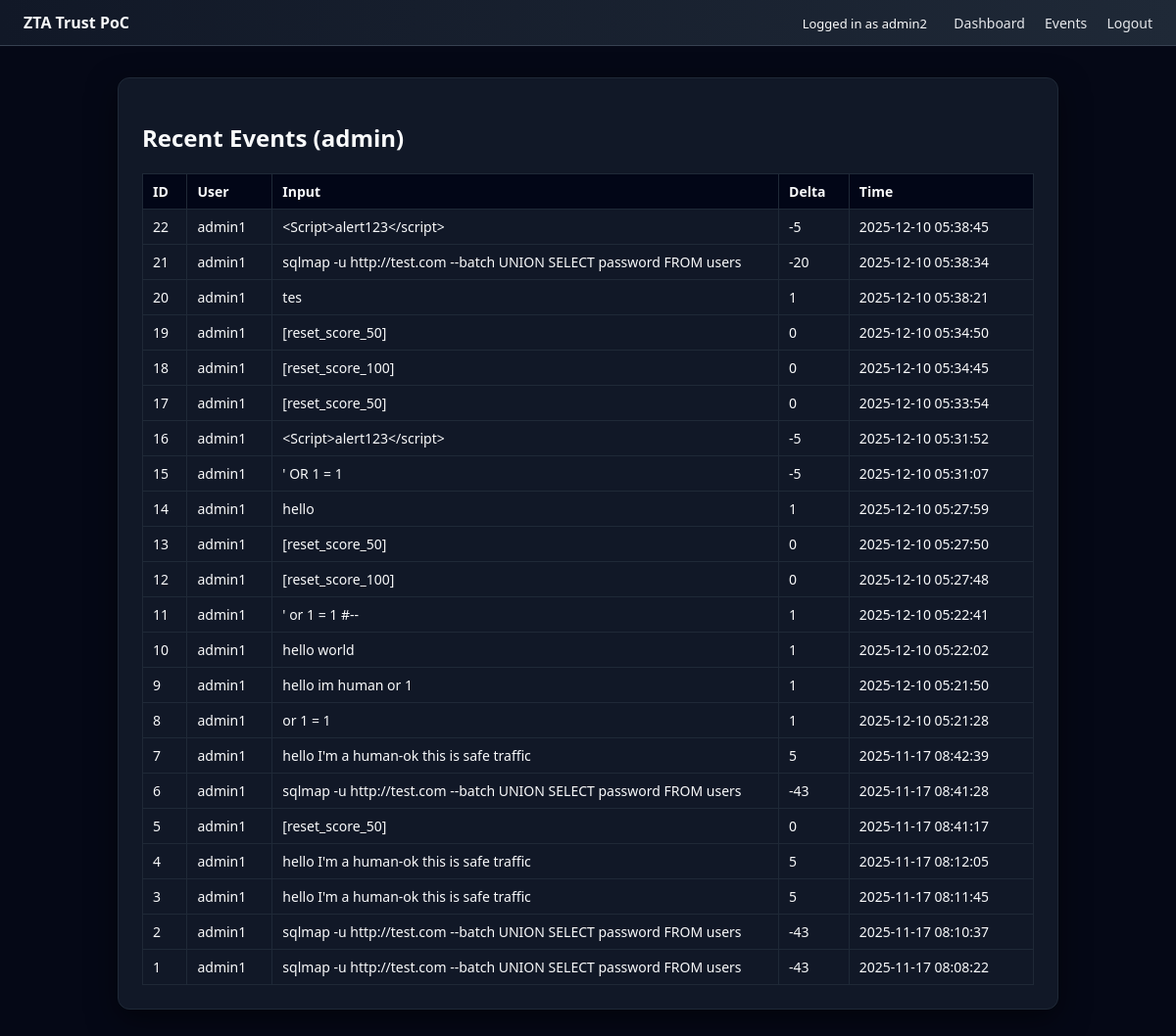
/admin/events (signed in), run on the app's committed database.
### tables this page shows
CREATE TABLE users (
    id INTEGER PRIMARY KEY AUTOINCREMENT,
    username TEXT UNIQUE NOT NULL,
    password_hash TEXT NOT NULL,
    email TEXT,
    score INTEGER NOT NULL DEFAULT 100,
    device_id TEXT,
    created_at DATETIME DEFAULT CURRENT_TIMESTAMP
);

CREATE TABLE events (
    id INTEGER PRIMARY KEY AUTOINCREMENT,
    user_id INTEGER NOT NULL,
    raw_input TEXT,
    delta INTEGER,
    created_at DATETIME DEFAULT CURRENT_TIMESTAMP,
    FOREIGN KEY(user_id) REFERENCES users(id)
);

### app.py (the view)
@app.route("/admin/events")
@login_required
def admin_events():
    rows = query_db(
        """
        SELECT e.id,
               u.username,
               e.raw_input,
               e.delta,
               e.created_at
        FROM events e
        JOIN users u ON e.user_id = u.id
        ORDER BY e.id DESC
        LIMIT 200
        """
    )
    return render_template("admin_events.html", rows=rows)

### app.py (called while the page is built, shortened)
def get_db():
    db = getattr(g, "_db", None)
    if db is None:
        db = g._db = sqlite3.connect(DB)
        db.row_factory = sqlite3.Row
    return db

def query_db(query, args=(), one=False):
    cur = get_db().execute(query, args)
    rv = cur.fetchall()
    cur.close()
    return (rv[0] if rv else None) if one else rv

def login_required(f):
    @wraps(f)
    def decorated(*args, **kwargs):
        if "user_id" not in session:
            return redirect(url_for("login"))
        if session.get("cooldown"):
            session.pop("cooldown", None)
        cooldown_until = session.get("cooldown_until")
        if session.get("puzzle_required") and request.endpoint != "puzzle":
            return redirect(url_for("puzzle"))
        return f(*args, **kwargs)
    return decorated

def current_user():
    if "user_id" not in session:
        return None
    return query_db(
        "SELECT * FROM users WHERE id = ?",
        (session["user_id"],),
        one=True,
    )

@app.before_request
def load_user_and_inject():
    g.user = current_user()

### templates/admin_events.html
{% extends "base.html" %}
{% block body %}
<div class="box">
  <h2>Recent Events (admin)</h2>
  <table border="1" cellpadding="6" cellspacing="0">
    <tr><th>ID</th><th>User</th><th>Input</th><th>Delta</th><th>Time</th></tr>
    {% for r in rows %}
      <tr>
        <td>{{ r.id }}</td>
        <td>{{ r.username }}</td>
        <td style="max-width:400px;word-break:break-all">{{ r.raw_input }}</td>
        <td>{{ r.delta }}</td>
        <td>{{ r.created_at }}</td>
      </tr>
    {% endfor %}
  </table>
</div>
{% endblock %}

### templates/base.html (shortened to what this page needs)
<!doctype html>
<html lang="en">
<head>
</head>
<body>
<nav class="nav">
  <div>
    <strong>ZTA Trust PoC</strong>
  </div>
  <div>
    {% if g.user %}
      <span style="font-size:13px;margin-right:8px;">
        Logged in as {{ g.user.username }}
      </span>
      <a href="{{ url_for('dashboard') }}">Dashboard</a>
      <a href="{{ url_for('admin_events') }}">Events</a>
      <a href="{{ url_for('logout') }}">Logout</a>
    {% else %}
      <a href="{{ url_for('login') }}">Login</a>
    {% endif %}
  </div>
</nav>
<div class="container">
  {% block body %}{% endblock %}
</div>
</body>
</html>

### templates/base.html (style rules this page uses)
body { margin: 0; font-family: system-ui, -apple-system, BlinkMacSystemFont, "Segoe UI", sans-serif; background: #050816; color: #f9fafb; }
.nav { display: flex; justify-content: space-between; align-items: center; padding: 12px 24px; background: linear-gradient(90deg, #111827, #1f2937); border-bottom: 1px solid #374151; }
.nav a { color: #e5e7eb; text-decoration: none; margin-left: 16px; font-size: 14px; }
.container { max-width: 960px; margin: 32px auto; padding: 0 16px; }
.box { background: #111827; border-radius: 12px; padding: 24px; box-shadow: 0 10px 30px rgba(0,0,0,0.5); border: 1px solid #1f2937; }
table { width: 100%; border-collapse: collapse; font-size: 14px; }
th, td { border: 1px solid #1f2937; padding: 8px 10px; text-align: left; }
th { background: #020617; }

### data on the page
users: user.username "admin2"
events: id "22", username "admin1", raw_input "<Script>alert123</script>", delta "-5", created_at "2025-12-10 05:38:45"
events: id "21", username "admin1", raw_input "sqlmap -u http://test.com --batch UNION SELECT password FROM users", delta "-20", created_at "2025-12-10 05:38:34"
events: id "20", username "admin1", raw_input "tes", delta "1", created_at "2025-12-10 05:38:21"
events: id "19", username "admin1", raw_input "[reset_score_50]", delta "0", created_at "2025-12-10 05:34:50"
events: id "18", username "admin1", raw_input "[reset_score_100]", delta "0", created_at "2025-12-10 05:34:45"
events: id "17", username "admin1", raw_input "[reset_score_50]", delta "0", created_at "2025-12-10 05:33:54"
events: id "16", username "admin1", raw_input "<Script>alert123</script>", delta "-5", created_at "2025-12-10 05:31:52"
events: id "15", username "admin1", raw_input "' OR 1 = 1", delta "-5", created_at "2025-12-10 05:31:07"
events: id "14", username "admin1", raw_input "hello", delta "1", created_at "2025-12-10 05:27:59"
events: id "13", username "admin1", raw_input "[reset_score_50]", delta "0", created_at "2025-12-10 05:27:50"
events: id "12", username "admin1", raw_input "[reset_score_100]", delta "0", created_at "2025-12-10 05:27:48"
events: id "11", username "admin1", raw_input "' or 1 = 1 #--", delta "1", created_at "2025-12-10 05:22:41"
events: id "10", username "admin1", raw_input "hello world", delta "1", created_at "2025-12-10 05:22:02"
events: id "9", username "admin1", raw_input "hello im human or 1", delta "1", created_at "2025-12-10 05:21:50"
events: id "8", username "admin1", raw_input "or 1 = 1", delta "1", created_at "2025-12-10 05:21:28"
events: id "7", username "admin1", raw_input "hello I'm a human-ok this is safe traffic", delta "5", created_at "2025-11-17 08:42:39"
events: id "6", username "admin1", raw_input "sqlmap -u http://test.com --batch UNION SELECT password FROM users", delta "-43", created_at "2025-11-17 08:41:28"
events: id "5", username "admin1", raw_input "[reset_score_50]", delta "0", created_at "2025-11-17 08:41:17"
events: id "4", username "admin1", raw_input "hello I'm a human-ok this is safe traffic", delta "5", created_at "2025-11-17 08:12:05"
events: id "3", username "admin1", raw_input "hello I'm a human-ok this is safe traffic", delta "5", created_at "2025-11-17 08:11:45"
events: id "2", username "admin1", raw_input "sqlmap -u http://test.com --batch UNION SELECT password FROM users", delta "-43", created_at "2025-11-17 08:10:37"
events: id "1", username "admin1", raw_input "sqlmap -u http://test.com --batch UNION SELECT password FROM users", delta "-43", created_at "2025-11-17 08:08:22"
